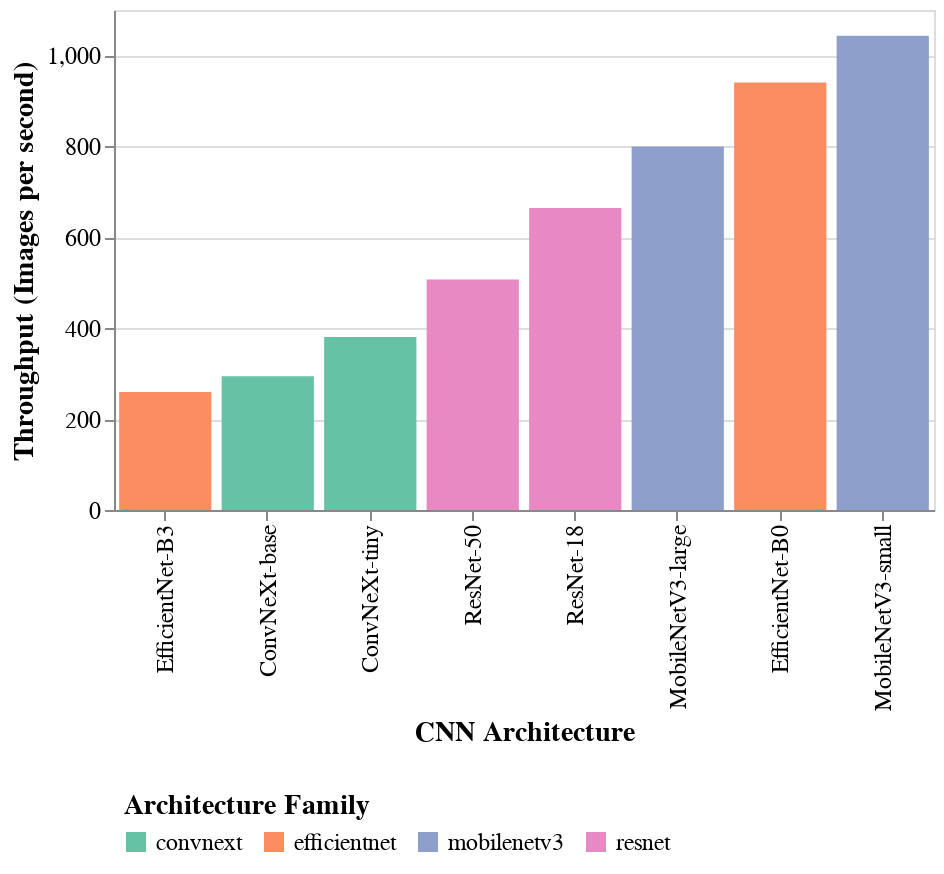

Source (notebook cell):
### Markdown cell above
##### **4.2.2.b.** Inference Throughput

### Code cell
throughput_sort = latency_df.query(
    "dataset_config == 'config1' and dataset_type == 'test'"
).sort_values('throughput').model_arch_label.tolist()

alt.Chart(latency_df).mark_bar().encode(
    x = alt.X('model_arch_label', sort=throughput_sort, title='CNN Architecture'),
    y = alt.Y('throughput', title='Throughput (Images per second)'),
    color = alt.Color('arch_family', title='Architecture Family', legend=alt.Legend(orient='bottom', direction='horizontal'), scale=alt.Scale(scheme='set2'))
).transform_filter(
    alt.datum.dataset_config == 'config1',
    alt.datum.dataset_type == 'test'
).properties(
    width = 410,
    height = 250
).configure_axis(
    titleFontSize=14,
    labelFontSize=12
).configure_legend(
    titleFontSize=14,
    labelFontSize=12,
    padding=5
)

### Figure 1 — Vega-Lite specification as saved in the notebook (floating-point values rounded to 4 significant figures)
{"config": {"view": {"continuousWidth": 300, "continuousHeight": 300}, "axis": {"labelFontSize": 12, "titleFontSize": 14}, "legend": {"labelFontSize": 12, "padding": 5, "titleFontSize": 14}}, "data": {"name": "data-25b1a0f44bde2f4255d7e89ab94a0ee6"}, "mark": {"type": "bar"}, "encoding": {"color": {"field": "arch_family", "legend": {"direction": "horizontal", "orient": "bottom"}, "scale": {"scheme": "set2"}, "title": "Architecture Family", "type": "nominal"}, "x": {"field": "model_arch_label", "sort": ["EfficientNet-B3", "ConvNeXt-base", "ConvNeXt-tiny", "ResNet-50", "ResNet-18", "MobileNetV3-large", "EfficientNet-B0", "MobileNetV3-small"], "title": "CNN Architecture", "type": "nominal"}, "y": {"field": "throughput", "title": "Throughput (Images per second)", "type": "quantitative"}}, "height": 250, "transform": [{"filter": "((datum.dataset_config === 'config1') && (datum.dataset_type === 'test'))"}], "width": 410, "$schema": "https://vega.github.io/schema/vega-lite/v5.20.1.json", "datasets": {"data-25b1a0f44bde2f4255d7e89ab94a0ee6": [{"arch_family": "convnext", "arch_variant": "big", "model_arch": "convnextbase", "model_arch_label": "ConvNeXt-base", "dataset_config": "config1", "dataset_type": "test", "per_epoch_train_time": null, "throughput": 294.0, "total_inference_time": 7.203, "total_train_time": null}, {"arch_family": "convnext", "arch_variant": "big", "model_arch": "convnextbase", "model_arch_label": "ConvNeXt-base", "dataset_config": "config1", "dataset_type": "train", "per_epoch_train_time": 64.64, "throughput": 320.6, "total_inference_time": 26.42, "total_train_time": 4460.0}, {"arch_family": "convnext", "arch_variant": "big", "model_arch": "convnextbase", "model_arch_label": "ConvNeXt-base", "dataset_config": "config2", "dataset_type": "test", "per_epoch_train_time": null, "throughput": 197.8, "total_inference_time": 21.41, "total_train_time": null}, {"arch_family": "convnext", "arch_variant": "big", "model_arch": "convnextbase", "model_arch_label": "ConvNeXt-base", "dataset_config": "config2", "dataset_type": "train", "per_epoch_train_time": 141.1, "throughput": 282.9, "total_inference_time": 59.89, "total_train_time": 8751.0}, {"arch_family": "convnext", "arch_variant": "small", "model_arch": "convnexttiny", "model_arch_label": "ConvNeXt-tiny", "dataset_config": "config1", "dataset_type": "test", "per_epoch_train_time": null, "throughput": 380.4, "total_inference_time": 5.567, "total_train_time": null}, {"arch_family": "convnext", "arch_variant": "small", "model_arch": "convnexttiny", "model_arch_label": "ConvNeXt-tiny", "dataset_config": "config1", "dataset_type": "train", "per_epoch_train_time": 29.45, "throughput": 568.2, "total_inference_time": 14.91, "total_train_time": 1767.0}, {"arch_family": "efficientnet", "arch_variant": "big", "model_arch": "efficientnetb3", "model_arch_label": "EfficientNet-B3", "dataset_config": "config1", "dataset_type": "test", "per_epoch_train_time": null, "throughput": 259.7, "total_inference_time": 8.154, "total_train_time": null}, {"arch_family": "efficientnet", "arch_variant": "big", "model_arch": "efficientnetb3", "model_arch_label": "EfficientNet-B3", "dataset_config": "config1", "dataset_type": "train", "per_epoch_train_time": 29.37, "throughput": 388.7, "total_inference_time": 21.79, "total_train_time": 1821.0}, {"arch_family": "efficientnet", "arch_variant": "small", "model_arch": "efficientnetb0", "model_arch_label": "EfficientNet-B0", "dataset_config": "config1", "dataset_type": "test", "per_epoch_train_time": null, "throughput": 940.4, "total_inference_time": 2.252, "total_train_time": null}, {"arch_family": "efficientnet", "arch_variant": "small", "model_arch": "efficientnetb0", "model_arch_label": "EfficientNet-B0", "dataset_config": "config1", "dataset_type": "train", "per_epoch_train_time": 10.91, "throughput": 872.9, "total_inference_time": 9.703, "total_train_time": 654.9}, {"arch_family": "mobilenetv3", "arch_variant": "big", "model_arch": "mobilenetv3large", "model_arch_label": "MobileNetV3-large", "dataset_config": "config1", "dataset_type": "test", "per_epoch_train_time": null, "throughput": 799.4, "total_inference_time": 2.649, "total_train_time": null}, {"arch_family": "mobilenetv3", "arch_variant": "big", "model_arch": "mobilenetv3large", "model_arch_label": "MobileNetV3-large", "dataset_config": "config1", "dataset_type": "train", "per_epoch_train_time": 8.677, "throughput": 845.9, "total_inference_time": 10.01, "total_train_time": 520.6}, {"arch_family": "mobilenetv3", "arch_variant": "small", "model_arch": "mobilenetv3small", "model_arch_label": "MobileNetV3-small", "dataset_config": "config1", "dataset_type": "test", "per_epoch_train_time": null, "throughput": 1044.0, "total_inference_time": 2.03, "total_train_time": null}, {"arch_family": "mobilenetv3", "arch_variant": "small", "model_arch": "mobilenetv3small", "model_arch_label": "MobileNetV3-small", "dataset_config": "config1", "dataset_type": "train", "per_epoch_train_time": 6.985, "throughput": 962.7, "total_inference_time": 8.798, "total_train_time": 419.1}, {"arch_family": "resnet", "arch_variant": "big", "model_arch": "resnet50", "model_arch_label": "ResNet-50", "dataset_config": "config1", "dataset_type": "test", "per_epoch_train_time": null, "throughput": 506.9, "total_inference_time": 4.178, "total_train_time": null}, {"arch_family": "resnet", "arch_variant": "big", "model_arch": "resnet50", "model_arch_label": "ResNet-50", "dataset_config": "config1", "dataset_type": "train", "per_epoch_train_time": 12.76, "throughput": 679.1, "total_inference_time": 12.47, "total_train_time": 765.8}, {"arch_family": "resnet", "arch_variant": "small", "model_arch": "resnet18", "model_arch_label": "ResNet-18", "dataset_config": "config1", "dataset_type": "test", "per_epoch_train_time": null, "throughput": 664.5, "total_inference_time": 3.187, "total_train_time": null}, {"arch_family": "resnet", "arch_variant": "small", "model_arch": "resnet18", "model_arch_label": "ResNet-18", "dataset_config": "config1", "dataset_type": "train", "per_epoch_train_time": 6.548, "throughput": 1083.0, "total_inference_time": 7.817, "total_train_time": 497.6}, {"arch_family": "resnet", "arch_variant": "small", "model_arch": "resnet18", "model_arch_label": "ResNet-18", "dataset_config": "config2", "dataset_type": "test", "per_epoch_train_time": null, "throughput": 893.8, "total_inference_time": 4.739, "total_train_time": null}, {"arch_family": "resnet", "arch_variant": "small", "model_arch": "resnet18", "model_arch_label": "ResNet-18", "dataset_config": "config2", "dataset_type": "train", "per_epoch_train_time": 12.32, "throughput": 1064.0, "total_inference_time": 15.93, "total_train_time": 739.2}]}}
